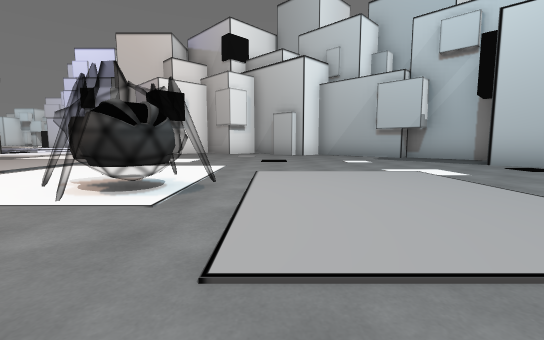
view 1 (above)

12 first-person views from a walk through a Unity game level. The camera is 1.2 m above the floor, tilts 6° down and sees 90° across. The floor is counted in squares, 2.4 m on a side. Each view is taken from the middle of a square. On the plan, view 1 faces up. The plan holds only what a view shows up to about 9 squares ahead; the rest is blank. The place goes on beyond the plan. The player character is not drawn.

view 2
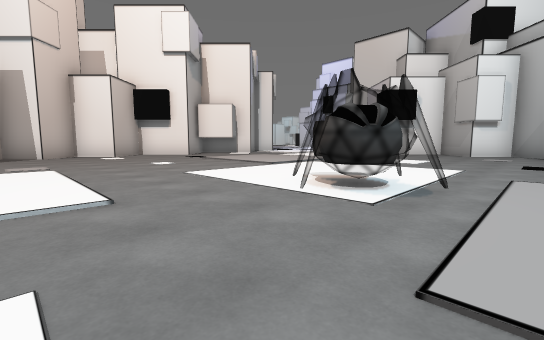

view 3
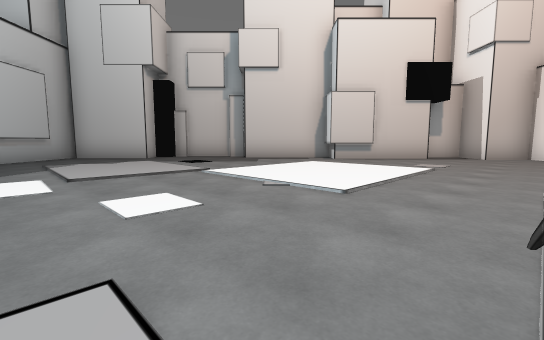

view 4
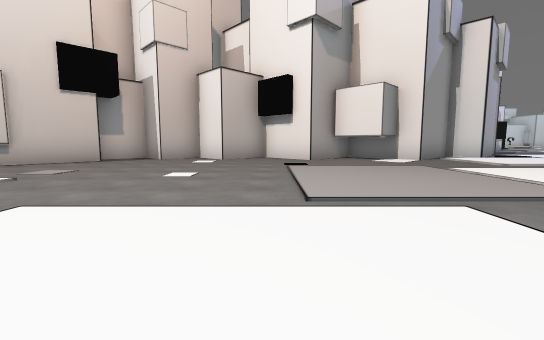

view 5
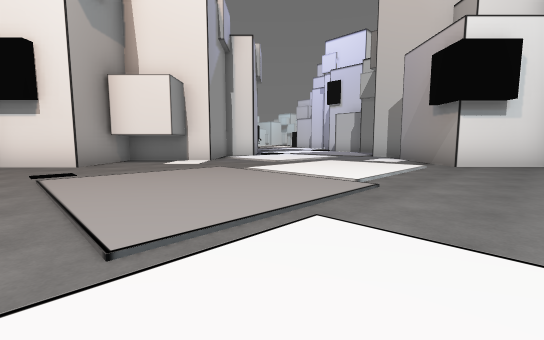

view 6
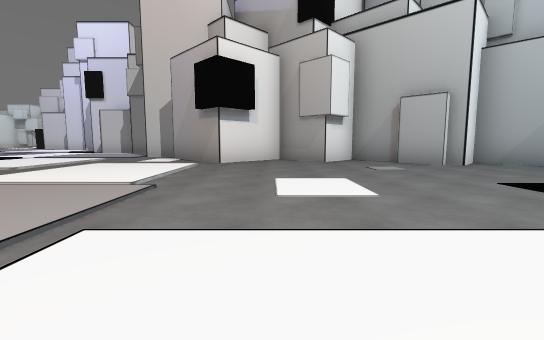

view 7
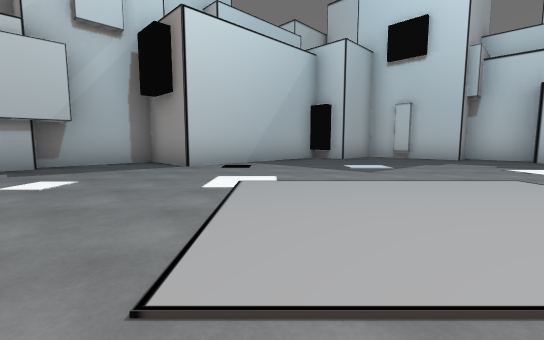

view 8
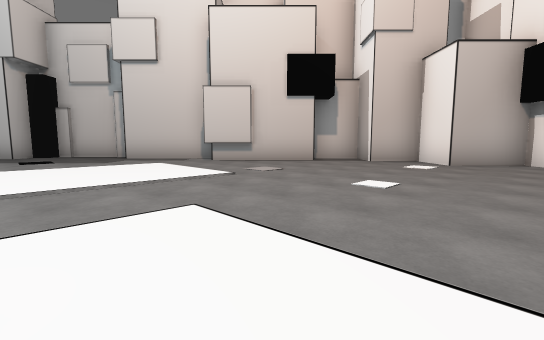

view 9
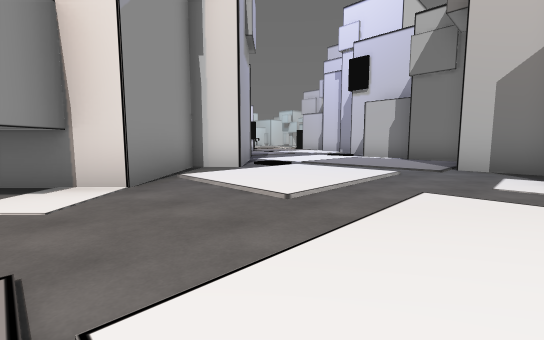

view 10
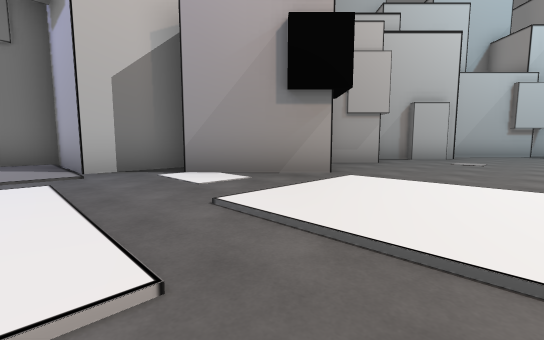

view 11
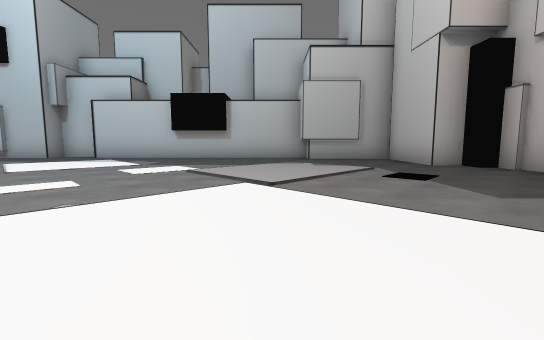

view 12
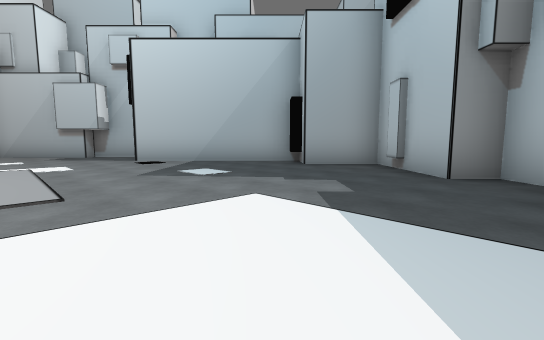

### Floor plan
Points are (right, up) in squares from view 1. A wall is a line through its corners. A room is listed if a view was taken in it or the views show most of it. See-through windows are left out.
Room 1 (views 1, 2, 3, 4, 5, 6, 7, 8, 9, 10, 11, 12)
walls: (-9.9, 7.6) (-9.2, 6.9) (-10.2, 5.8); (-9.2, -0.4) (-7.1, -2.5); (-5.4, 13) (-7.1, 13) (-7.1, 15.2) (-8.8, 15.2); (-7, -2.6) (-7.5, -3.1); (-7.6, -3) (-5.6, -4.9); (-12, 12.1) (-10.4, 10.5) (-11.1, 9.8) (-9.3, 8) (-10.9, 6.5) (-9.5, 5.1) (-10.8, 3.8) (-9.7, 2.6) (-10.6, 1.7) (-9.8, 0.8) (-10.6, 0) (-9.7, -0.9); (-6, -5.7) (-4.4, -7.3); (-8.9, 15.9) (-10, 15.9); (-3.8, -7.3) (-3.3, -6.8) (-1.6, -8.4) (0.3, -6.5); (5.8, -2.7) (6.9, -1.6) (6.4, -1.2) (7.3, -0.3); (8, 0.3) (8.3, 0.6) (7, 1.9) (7.7, 2.6) (4.6, 5.7) (5.8, 7) (4.2, 8.6) (3.9, 8.3) (1.8, 10.5) (1.1, 9.8) (-0.7, 11.6) (-1.7, 10.6) (-2.9, 11.7) (-4.2, 10.4) (-5.9, 12.1); (0.4, -7.2) (5.5, -2.1)
low walls: (-7.1, -2.5) (-7.6, -3)
objects: other object (-2, 2) to (-1, 3); other object (8, 0)

Positions as (right, up) in squares from view 1, and headings:
1: (0, 0), facing up
2: (0, 0), facing up-left
3: (0, 2), facing down-left
4: (-2, 4), facing left
5: (-3, 4), facing up-left
6: (-3, 4), facing up
7: (-1, 4), facing right
8: (-3, 4), facing down-left
9: (-6, 7), facing up-left
10: (-8, 8), facing up-right
11: (-5, 0), facing down-right
12: (2, -2), facing up-right
